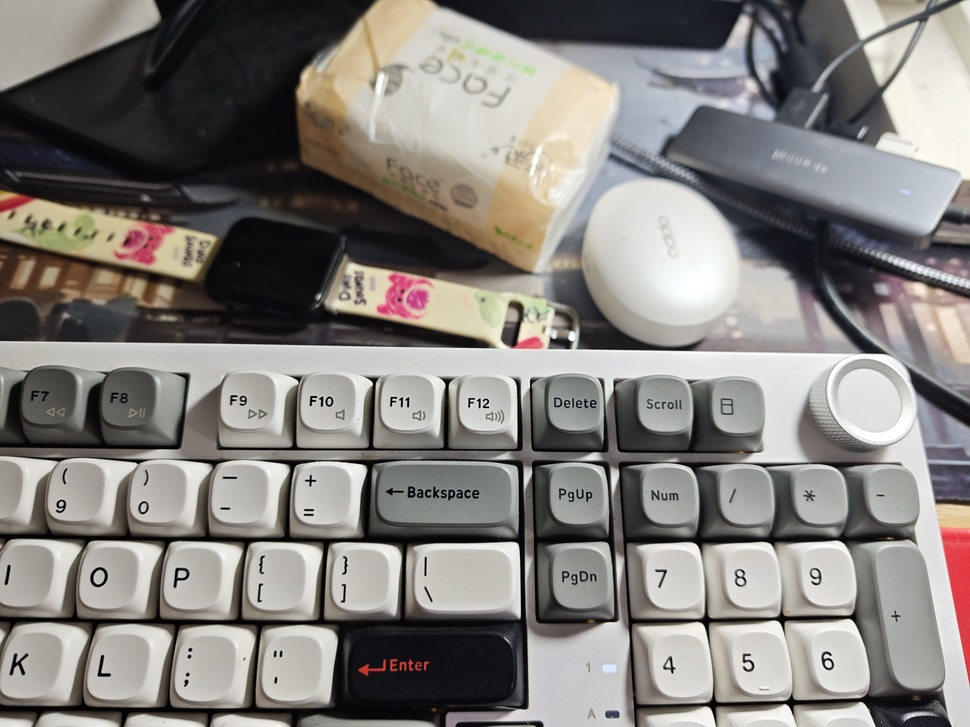
#> input picture IMG_20260624_195308.jpg, 970 x 727 px, shrunk from 4096 x 3072 before the run
$ python test_five_perspectives.py --image ../../IMG_20260624_195308.jpg   (older library calls are emulated)
#> lines starting #> are read from the running program, lines starting #| are printed output that depends on the picture
"""
五行子网络 + 基本单元 快速测试

用 5 种基本视觉运算模拟五个子网络的输出，
看看 5 个视角的交集能不能自然地找出"物品在哪"。
"""

import cv2
import numpy as np
import matplotlib.pyplot as plt
from pathlib import Path


def five_perspectives(image_path):
#> called with image_path = '../../IMG_20260624_195308.jpg'
    img = cv2.imread(str(image_path))
#> img is the input picture: shape (727, 970, 3); mean B, G, R 124.9, 128.7, 132.3
    if img is None:
        print(f"❌ 无法读取: {image_path}")
        return

    img_rgb = cv2.cvtColor(img, cv2.COLOR_BGR2RGB)
    gray = cv2.cvtColor(img, cv2.COLOR_BGR2GRAY)
    h, w = img.shape[:2]
#> h = 727; w = 970
    print(f"图片: {image_path} ({w}×{h})")
#| 图片: ../../IMG_20260624_195308.jpg (970×727)

    # ─── 五个视角（用经典 CV 模拟）───

    # 金：边缘（Sobel 梯度幅值）
    sobel_x = cv2.Sobel(gray, cv2.CV_64F, 1, 0)
    sobel_y = cv2.Sobel(gray, cv2.CV_64F, 0, 1)
    gold = np.sqrt(sobel_x**2 + sobel_y**2)
    gold = (gold / gold.max() * 255).astype(np.uint8)
    print(f"  金（边缘）: 强度范围 {gold.min()}~{gold.max()}")
#|   金（边缘）: 强度范围 0~255

    # 木：连续性（局部方向一致性 → 用 Gabor 滤波模拟）
    # 响应高的区域 = 纹理方向一致 → 连续性高
    wood = cv2.GaussianBlur(gray, (15, 15), 0)
    wood_grad_x = cv2.Sobel(wood, cv2.CV_64F, 1, 0)
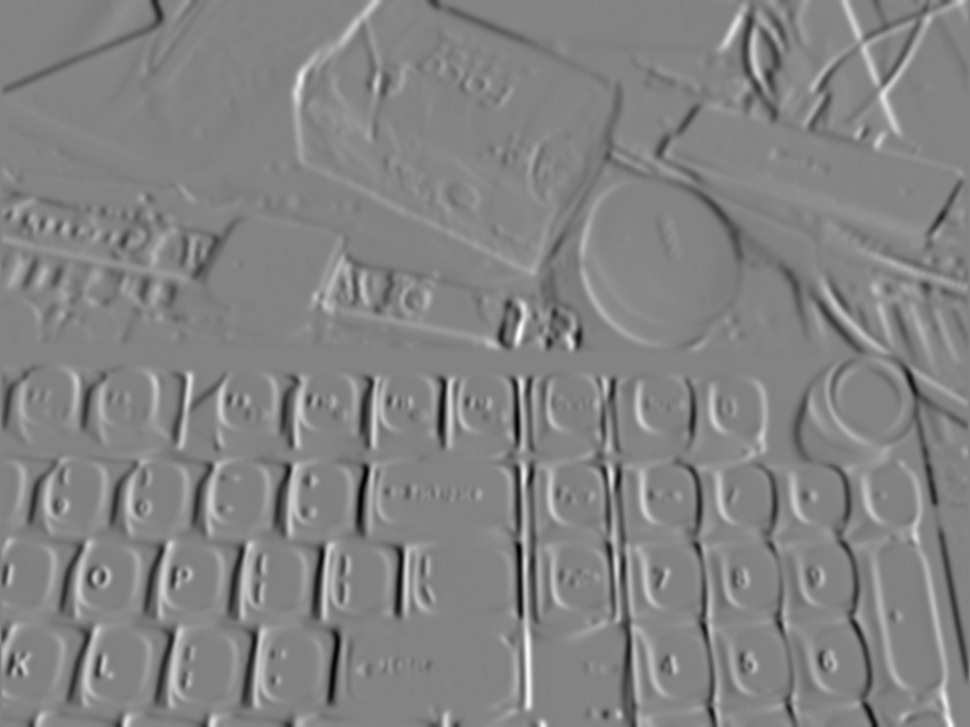
#> wood_grad_x: shape (727, 970) float64; min -248, max 234, mean 0.4; drawn with min black and max white
    wood_grad_y = cv2.Sobel(wood, cv2.CV_64F, 0, 1)
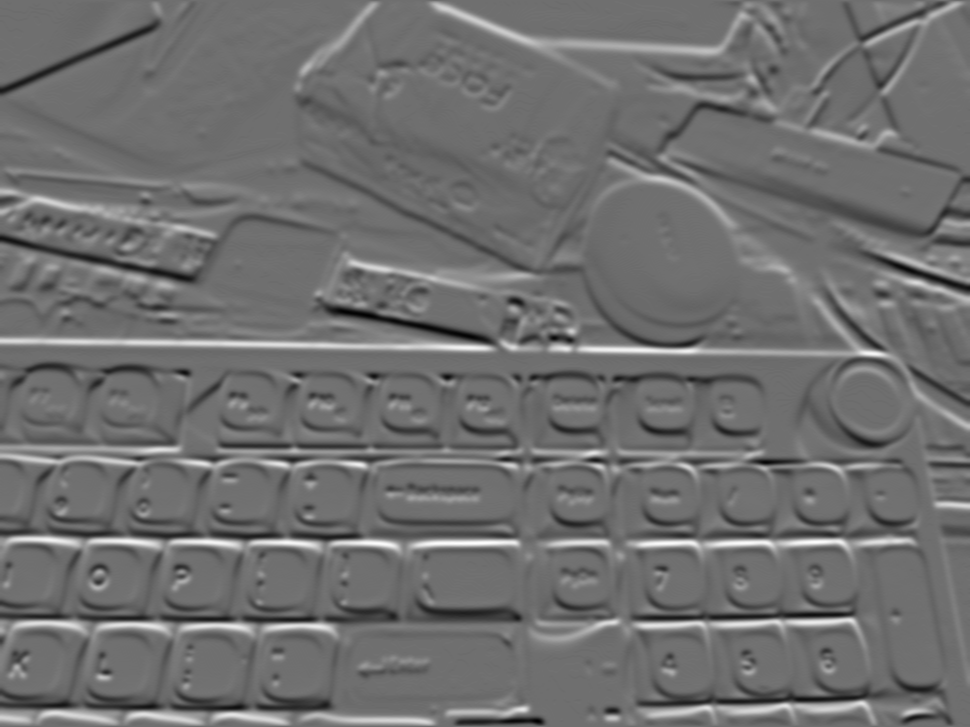
#> wood_grad_y: shape (727, 970) float64; min -207, max 268, mean 1; drawn with min black and max white
    wood_mag = np.sqrt(wood_grad_x**2 + wood_grad_y**2)
    # 局部梯度幅值低 = 平滑连续 = 木高
    wood = 255 - (wood_mag / wood_mag.max() * 255).astype(np.uint8)
    print(f"  木（连续性）: 强度范围 {wood.min()}~{wood.max()}")
#|   木（连续性）: 强度范围 0~255

    # 水：深度（用亮度梯度模拟深度变化趋势）
    # 从亮到暗的渐变 = 深度的变化
    blur = cv2.GaussianBlur(gray, (5, 5), 0)
    water = cv2.Laplacian(blur, cv2.CV_64F)
    water = np.abs(water)
    water = (water / water.max() * 255).astype(np.uint8)
    print(f"  水（深度变化）: 强度范围 {water.min()}~{water.max()}")
#|   水（深度变化）: 强度范围 0~255

    # 火：光照一致性（局部颜色方差）
    # 方差低 = 光照/颜色均匀 = 火的视角认为这里一致
    hsv = cv2.cvtColor(img_rgb, cv2.COLOR_RGB2HSV)
#> hsv: shape (727, 970, 3); mean H, S, V 54.3, 28.7, 134.4
    local_std = cv2.GaussianBlur(hsv[:,:,1], (15, 15), 0)  # 饱和度局部均值
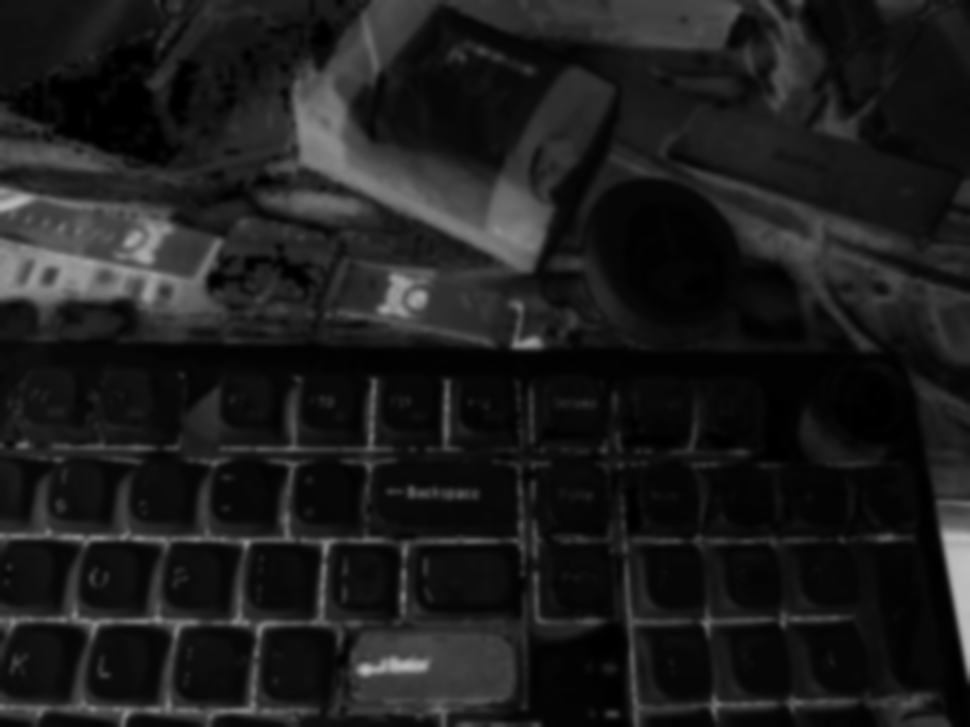
#> local_std: shape (727, 970); min 0, max 191, mean 28.7
    local_std = np.abs(hsv[:,:,1].astype(float) - local_std.astype(float))
    fire = (255 - (local_std / local_std.max() * 255)).astype(np.uint8)
    print(f"  火（光照/颜色一致）: 强度范围 {fire.min()}~{fire.max()}")
#|   火（光照/颜色一致）: 强度范围 0~255

    # 土：纹理一致（局部二值模式响应）
    # 纹理均匀处 = 土的视角认为质地一致
    lbp = cv2.GaussianBlur(gray, (31, 31), 0)
    earth_diff = np.abs(gray.astype(float) - lbp.astype(float))
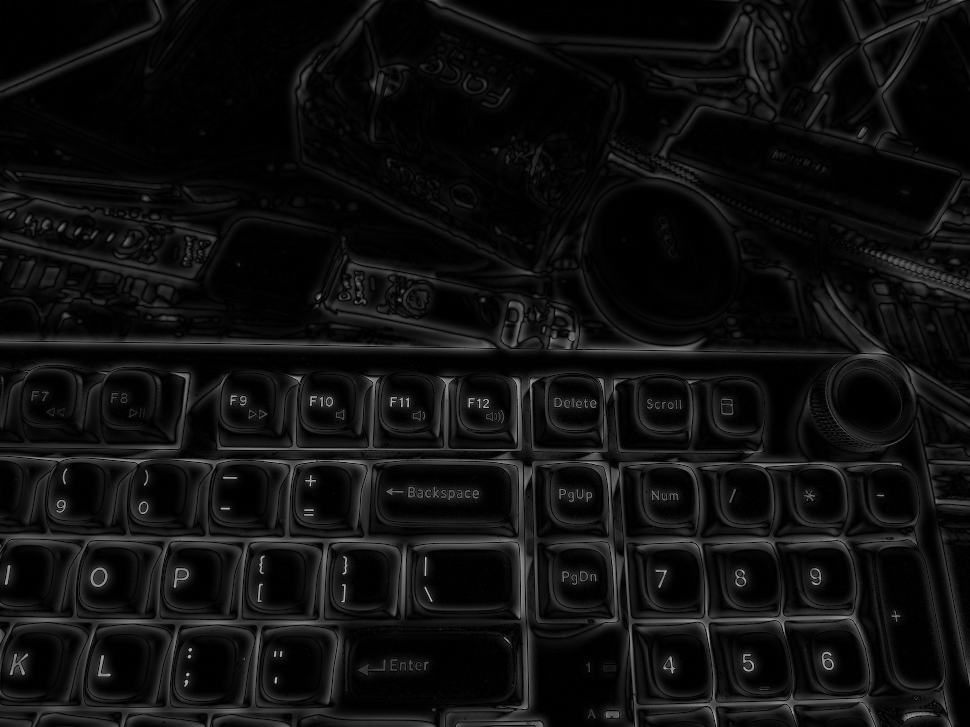
#> earth_diff: shape (727, 970) float64; min 0, max 185, mean 15.6
    earth = (255 - (earth_diff / earth_diff.max() * 255)).astype(np.uint8)
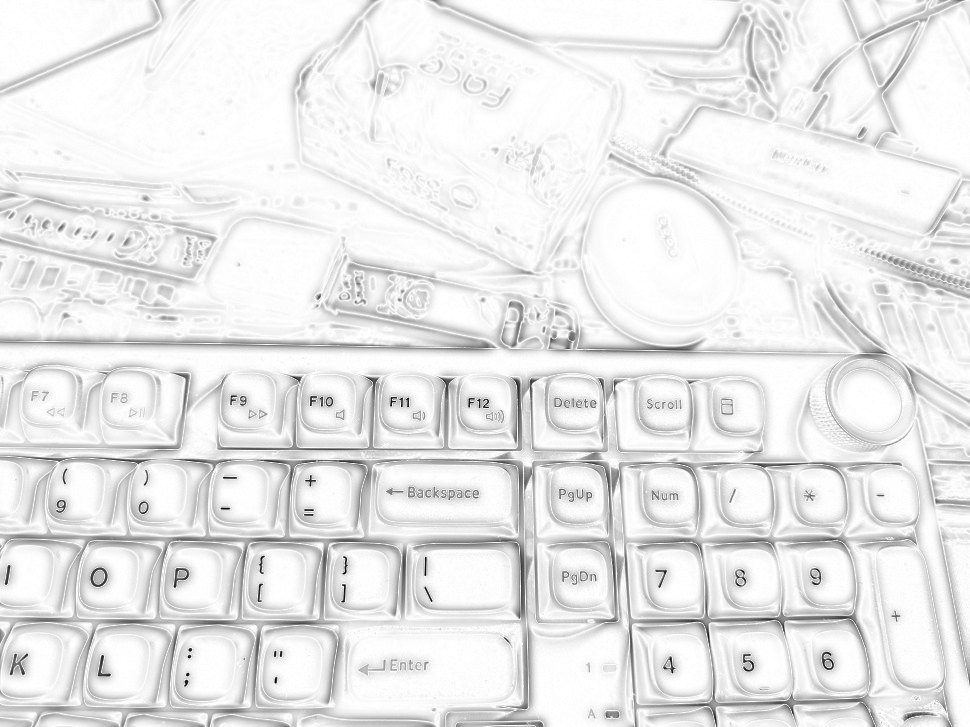
#> earth: shape (727, 970); min 0, max 255, mean 233
    print(f"  土（纹理一致）: 强度范围 {earth.min()}~{earth.max()}")
#|   土（纹理一致）: 强度范围 0~255

    # ─── 交集：五个视角都高的区域 ───
    # 归一化到 0~1
    gold_n = gold.astype(float) / 255
    wood_n = wood.astype(float) / 255
    water_n = water.astype(float) / 255
    fire_n = fire.astype(float) / 255
    earth_n = earth.astype(float) / 255

    # 交集 = 五个都高 → 取最小值（最严格的交集）
    intersection = np.minimum.reduce([gold_n, wood_n, water_n, fire_n, earth_n])
    intersection_img = (intersection * 255).astype(np.uint8)

    # 加权平均（每个视角的贡献不同）
    weighted = (gold_n * 0.2 + wood_n * 0.2 + water_n * 0.2 +
                fire_n * 0.2 + earth_n * 0.2)
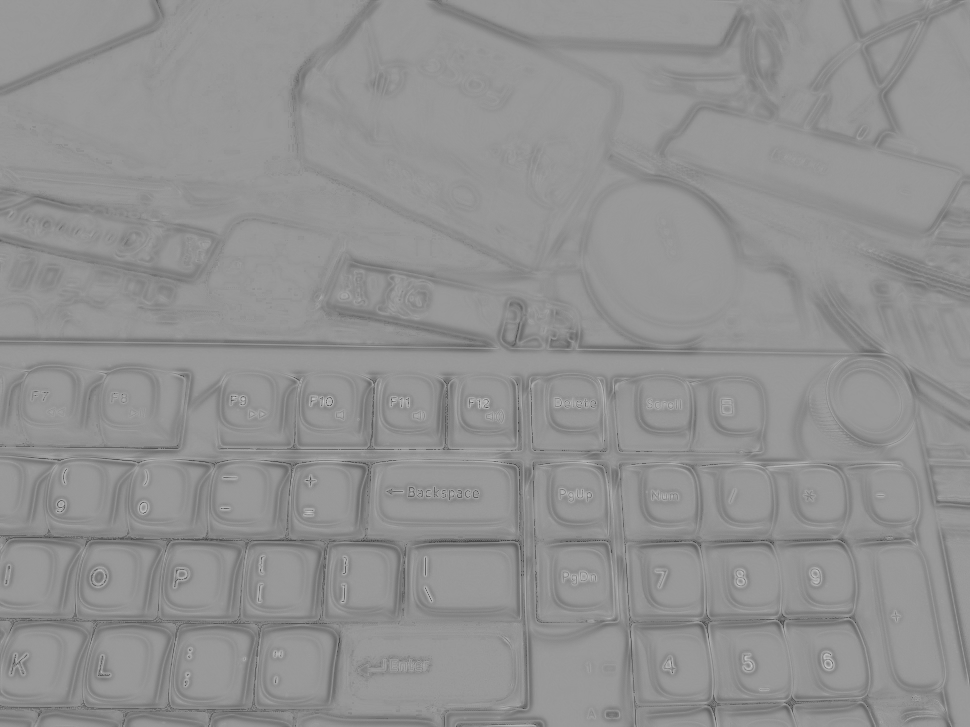
#> weighted: shape (727, 970) float64; min 0.259, max 0.773, mean 0.57
    weighted_img = (weighted * 255).astype(np.uint8)

    # ─── 可视化 ───
    output_dir = Path("test_output")
    output_dir.mkdir(exist_ok=True)

    fig, axes = plt.subplots(2, 4, figsize=(16, 8))
    axes[0,0].imshow(img_rgb)
    axes[0,0].set_title("Original")
    axes[0,1].imshow(gold, cmap='gray')
    axes[0,1].set_title("Metal (Edge)")
    axes[0,2].imshow(wood, cmap='gray')
    axes[0,2].set_title("Wood (Continuity)")
    axes[0,3].imshow(water, cmap='gray')
    axes[0,3].set_title("Water (Depth)")
    axes[1,0].imshow(fire, cmap='gray')
    axes[1,0].set_title("Fire (Color)")
    axes[1,1].imshow(earth, cmap='gray')
    axes[1,1].set_title("Earth (Texture)")
    axes[1,2].imshow(intersection_img, cmap='gray')
    axes[1,2].set_title("Intersection (5-vote)")
    axes[1,3].imshow(weighted_img, cmap='gray')
    axes[1,3].set_title("Weighted Average")

    for ax in axes.ravel():
        ax.axis('off')

    out_path = str(output_dir / f"five_perspectives_{Path(image_path).stem}.png")
    plt.tight_layout()
    plt.savefig(out_path, dpi=150)
    plt.close()
    print(f"\n结果图已保存: {out_path}")

    # ─── 分析交集 vs 加权 ───
    print(f"\n{'='*60}")
    print("分析：")

    # 交集的高亮区域占比
    high_intersection = (intersection > 0.5).sum() / (h * w) * 100
#> high_intersection = 0.000284
    high_weighted = (weighted > 0.5).sum() / (h * w) * 100
#> high_weighted = 94.53
    print(f"  交集 > 0.5 的面积占比: {high_intersection:.1f}%")
#|   交集 > 0.5 的面积占比: 0.0%
    print(f"  加权平均 > 0.5 的面积占比: {high_weighted:.1f}%")
#|   加权平均 > 0.5 的面积占比: 94.5%

    # 五个视角的相关系数
    perspectives = [gold_n, wood_n, water_n, fire_n, earth_n]
    names = ["金", "木", "水", "火", "土"]
    print(f"\n  视角之间的相关系数:")
    for i in range(5):
        for j in range(i+1, 5):
            corr = np.corrcoef(perspectives[i].ravel(), perspectives[j].ravel())[0,1]
            print(f"    {names[i]}-{names[j]}: {corr:.3f}")

    print(f"\n{'='*60}")
    print("Observations:")
    print("  1. Lower correlation between views = better complementarity")
    print("  2. Intersection area = where ALL 5 views agree = object region")
    print("  3. Views with low correlation filter out each other's blind spots")
    print(f"{'='*60}")


if __name__ == "__main__":
    import argparse
    parser = argparse.ArgumentParser()
    parser.add_argument("--image", type=str, required=True)
    args = parser.parse_args()
    five_perspectives(args.image)
